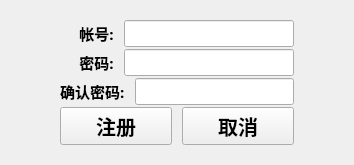
<?xml version="1.0" encoding="UTF-8"?>
<ui version="4.0">
 <class>zjhRegisterWindow</class>
 <widget class="QWidget" name="zjhRegisterWindow">
  <property name="geometry">
   <rect>
    <x>0</x>
    <y>0</y>
    <width>626</width>
    <height>312</height>
   </rect>
  </property>
  <property name="font">
   <font>
    <pointsize>11</pointsize>
   </font>
  </property>
  <property name="windowTitle">
   <string>注册帐号</string>
  </property>
  <layout class="QVBoxLayout" name="verticalLayout">
   <property name="spacing">
    <number>2</number>
   </property>
   <property name="sizeConstraint">
    <enum>QLayout::SetFixedSize</enum>
   </property>
   <property name="leftMargin">
    <number>20</number>
   </property>
   <property name="topMargin">
    <number>20</number>
   </property>
   <property name="rightMargin">
    <number>20</number>
   </property>
   <property name="bottomMargin">
    <number>20</number>
   </property>
   <item>
    <layout class="QHBoxLayout" name="horizontalLayout">
     <property name="spacing">
      <number>10</number>
     </property>
     <property name="sizeConstraint">
      <enum>QLayout::SetFixedSize</enum>
     </property>
     <property name="leftMargin">
      <number>40</number>
     </property>
     <property name="topMargin">
      <number>0</number>
     </property>
     <property name="rightMargin">
      <number>40</number>
     </property>
     <item>
      <widget class="QLabel" name="registerLabel1">
       <property name="font">
        <font>
         <family>微软雅黑 Light</family>
         <pointsize>11</pointsize>
         <weight>75</weight>
         <bold>true</bold>
        </font>
       </property>
       <property name="text">
        <string>     帐号:</string>
       </property>
      </widget>
     </item>
     <item>
      <widget class="QLineEdit" name="registerLineText1">
       <property name="font">
        <font>
         <family>MS UI Gothic</family>
         <pointsize>12</pointsize>
         <weight>75</weight>
         <bold>true</bold>
        </font>
       </property>
      </widget>
     </item>
    </layout>
   </item>
   <item>
    <layout class="QHBoxLayout" name="horizontalLayout_2">
     <property name="spacing">
      <number>10</number>
     </property>
     <property name="sizeConstraint">
      <enum>QLayout::SetFixedSize</enum>
     </property>
     <property name="leftMargin">
      <number>40</number>
     </property>
     <property name="rightMargin">
      <number>40</number>
     </property>
     <item>
      <widget class="QLabel" name="registerLabel2">
       <property name="font">
        <font>
         <family>微软雅黑 Light</family>
         <pointsize>11</pointsize>
         <weight>75</weight>
         <bold>true</bold>
        </font>
       </property>
       <property name="text">
        <string>     密码:</string>
       </property>
      </widget>
     </item>
     <item>
      <widget class="QLineEdit" name="registerLineText2">
       <property name="font">
        <font>
         <family>MS UI Gothic</family>
         <pointsize>12</pointsize>
         <weight>75</weight>
         <bold>true</bold>
        </font>
       </property>
      </widget>
     </item>
    </layout>
   </item>
   <item>
    <layout class="QHBoxLayout" name="horizontalLayout_3">
     <property name="spacing">
      <number>10</number>
     </property>
     <property name="sizeConstraint">
      <enum>QLayout::SetFixedSize</enum>
     </property>
     <property name="leftMargin">
      <number>40</number>
     </property>
     <property name="rightMargin">
      <number>40</number>
     </property>
     <item>
      <widget class="QLabel" name="registerLabel3">
       <property name="font">
        <font>
         <family>微软雅黑 Light</family>
         <pointsize>11</pointsize>
         <weight>75</weight>
         <bold>true</bold>
        </font>
       </property>
       <property name="text">
        <string>确认密码:</string>
       </property>
      </widget>
     </item>
     <item>
      <widget class="QLineEdit" name="registerLineText3">
       <property name="font">
        <font>
         <family>MS UI Gothic</family>
         <pointsize>12</pointsize>
         <weight>75</weight>
         <bold>true</bold>
        </font>
       </property>
      </widget>
     </item>
    </layout>
   </item>
   <item>
    <layout class="QHBoxLayout" name="horizontalLayout_4">
     <property name="spacing">
      <number>10</number>
     </property>
     <property name="sizeConstraint">
      <enum>QLayout::SetFixedSize</enum>
     </property>
     <property name="leftMargin">
      <number>40</number>
     </property>
     <property name="rightMargin">
      <number>40</number>
     </property>
     <item>
      <widget class="QPushButton" name="okRegisterBtn">
       <property name="font">
        <font>
         <family>微软雅黑</family>
         <pointsize>15</pointsize>
         <weight>75</weight>
         <bold>true</bold>
        </font>
       </property>
       <property name="text">
        <string>注册</string>
       </property>
      </widget>
     </item>
     <item>
      <widget class="QPushButton" name="cencelRegisterBtn">
       <property name="font">
        <font>
         <family>微软雅黑</family>
         <pointsize>15</pointsize>
         <weight>75</weight>
         <bold>true</bold>
        </font>
       </property>
       <property name="text">
        <string>取消</string>
       </property>
      </widget>
     </item>
    </layout>
   </item>
  </layout>
 </widget>
 <resources/>
 <connections/>
</ui>
